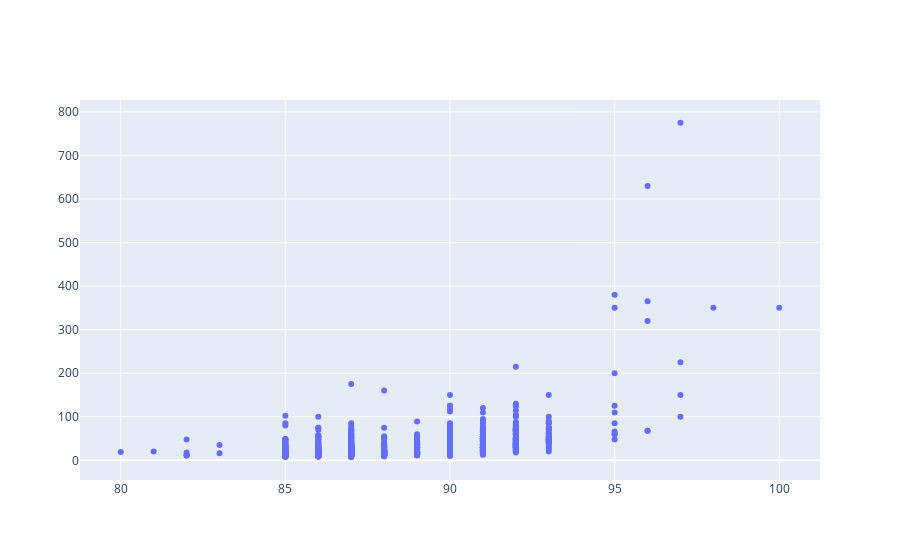

Notebook code for this chart:
### Code cell
import plotly.graph_objs as go

iplot([go.Scatter(x=reviews.head(1000)['points'], y=reviews.head(1000)['price'], mode='markers')])

### Figure 1 — Plotly figure (JSON) as saved in the notebook; plotly's stock layout.template omitted (floating-point values rounded to 4 significant figures; data arrays with more than 128 entries replaced by an {"elided": "..."} marker saying what was removed)
{"data": [{"mode": "markers", "type": "scatter", "x": {"elided": "1000 int values"}, "y": {"elided": "1000 int values"}}], "layout": {"autosize": true, "xaxis": {"autorange": true, "range": [78.79, 101.2], "type": "linear"}, "yaxis": {"autorange": true, "range": [-49.25, 831.3], "type": "linear"}}}
